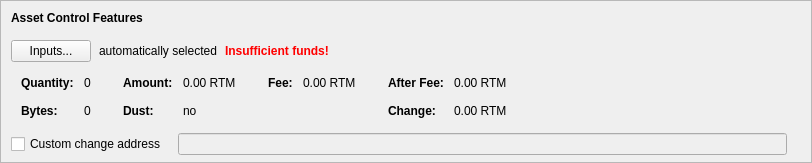
      <widget class="QFrame" name="frameAssetControl">
       <property name="sizePolicy">
        <sizepolicy hsizetype="Expanding" vsizetype="Fixed">
         <horstretch>0</horstretch>
         <verstretch>0</verstretch>
        </sizepolicy>
       </property>
       <property name="maximumSize">
        <size>
         <width>16777215</width>
         <height>16777215</height>
        </size>
       </property>
       <property name="frameShape">
        <enum>QFrame::StyledPanel</enum>
       </property>
       <property name="frameShadow">
        <enum>QFrame::Sunken</enum>
       </property>
       <layout class="QVBoxLayout" name="verticalLayoutAssetControl2">
        <property name="spacing">
         <number>0</number>
        </property>
        <property name="leftMargin">
         <number>0</number>
        </property>
        <property name="topMargin">
         <number>0</number>
        </property>
        <property name="rightMargin">
         <number>0</number>
        </property>
        <property name="bottomMargin">
         <number>6</number>
        </property>
        <item>
         <layout class="QVBoxLayout" name="verticalLayoutAssetControl" stretch="0,0,0,0,1">
          <property name="spacing">
           <number>0</number>
          </property>
          <property name="leftMargin">
           <number>10</number>
          </property>
          <property name="topMargin">
           <number>10</number>
          </property>
          <item>
           <layout class="QHBoxLayout" name="horizontalLayoutAssetControl1">
            <property name="bottomMargin">
             <number>15</number>
            </property>
            <item>
             <widget class="QLabel" name="labelAssetControlFeatures">
              <property name="sizePolicy">
               <sizepolicy hsizetype="Preferred" vsizetype="Maximum">
                <horstretch>0</horstretch>
                <verstretch>0</verstretch>
               </sizepolicy>
              </property>
              <property name="font">
               <font>
                <weight>75</weight>
                <bold>true</bold>
               </font>
              </property>
              <property name="styleSheet">
               <string notr="true">font-weight:bold;</string>
              </property>
              <property name="text">
               <string>Asset Control Features</string>
              </property>
             </widget>
            </item>
           </layout>
          </item>
          <item>
           <layout class="QHBoxLayout" name="horizontalLayoutAssetControl2" stretch="0,0,0,0">
            <property name="spacing">
             <number>8</number>
            </property>
            <property name="bottomMargin">
             <number>10</number>
            </property>
            <item>
             <widget class="QPushButton" name="pushButtonAssetControl">
              <property name="styleSheet">
               <string notr="true"/>
              </property>
              <property name="text">
               <string>Inputs...</string>
              </property>
              <property name="autoDefault">
               <bool>false</bool>
              </property>
             </widget>
            </item>
            <item>
             <widget class="QLabel" name="labelAssetControlAutomaticallySelected">
              <property name="text">
               <string>automatically selected</string>
              </property>
              <property name="margin">
               <number>5</number>
              </property>
             </widget>
            </item>
            <item>
             <widget class="QLabel" name="labelAssetControlInsuffFunds">
              <property name="font">
               <font>
                <weight>75</weight>
                <bold>true</bold>
               </font>
              </property>
              <property name="styleSheet">
               <string notr="true">color:red;font-weight:bold;</string>
              </property>
              <property name="text">
               <string>Insufficient funds!</string>
              </property>
              <property name="margin">
               <number>5</number>
              </property>
             </widget>
            </item>
            <item>
             <spacer name="horizontalSpacerAssetControl">
              <property name="orientation">
               <enum>Qt::Horizontal</enum>
              </property>
              <property name="sizeHint" stdset="0">
               <size>
                <width>40</width>
                <height>1</height>
               </size>
              </property>
             </spacer>
            </item>
           </layout>
          </item>
          <item>
           <widget class="QWidget" name="widgetAssetControl" native="true">
            <property name="sizePolicy">
             <sizepolicy hsizetype="Preferred" vsizetype="Preferred">
              <horstretch>0</horstretch>
              <verstretch>0</verstretch>
             </sizepolicy>
            </property>
            <property name="minimumSize">
             <size>
              <width>0</width>
              <height>0</height>
             </size>
            </property>
            <property name="styleSheet">
             <string notr="true"/>
            </property>
            <layout class="QHBoxLayout" name="horizontalLayoutAssetControl5">
             <property name="leftMargin">
              <number>0</number>
             </property>
             <property name="topMargin">
              <number>0</number>
             </property>
             <property name="rightMargin">
              <number>0</number>
             </property>
             <property name="bottomMargin">
              <number>0</number>
             </property>
             <item>
              <layout class="QHBoxLayout" name="horizontalLayoutAssetControl3" stretch="0,0,0,1">
               <property name="spacing">
                <number>20</number>
               </property>
               <property name="topMargin">
                <number>0</number>
               </property>
               <property name="bottomMargin">
                <number>10</number>
               </property>
               <item>
                <layout class="QFormLayout" name="formLayoutAssetControl1">
                 <property name="horizontalSpacing">
                  <number>10</number>
                 </property>
                 <property name="verticalSpacing">
                  <number>14</number>
                 </property>
                 <property name="leftMargin">
                  <number>10</number>
                 </property>
                 <property name="topMargin">
                  <number>4</number>
                 </property>
                 <property name="rightMargin">
                  <number>6</number>
                 </property>
                 <item row="0" column="0">
                  <widget class="QLabel" name="labelAssetControlQuantityText">
                   <property name="font">
                    <font>
                     <weight>75</weight>
                     <bold>true</bold>
                    </font>
                   </property>
                   <property name="text">
                    <string>Quantity:</string>
                   </property>
                   <property name="margin">
                    <number>0</number>
                   </property>
                  </widget>
                 </item>
                 <item row="0" column="1">
                  <widget class="QLabel" name="labelAssetControlQuantity">
                   <property name="cursor">
                    <cursorShape>IBeamCursor</cursorShape>
                   </property>
                   <property name="contextMenuPolicy">
                    <enum>Qt::ActionsContextMenu</enum>
                   </property>
                   <property name="text">
                    <string notr="true">0</string>
                   </property>
                   <property name="margin">
                    <number>0</number>
                   </property>
                   <property name="textInteractionFlags">
                    <set>Qt::LinksAccessibleByMouse|Qt::TextSelectableByKeyboard|Qt::TextSelectableByMouse</set>
                   </property>
                  </widget>
                 </item>
                 <item row="1" column="0">
                  <widget class="QLabel" name="labelAssetControlBytesText">
                   <property name="font">
                    <font>
                     <weight>75</weight>
                     <bold>true</bold>
                    </font>
                   </property>
                   <property name="text">
                    <string>Bytes:</string>
                   </property>
                  </widget>
                 </item>
                 <item row="1" column="1">
                  <widget class="QLabel" name="labelAssetControlBytes">
                   <property name="cursor">
                    <cursorShape>IBeamCursor</cursorShape>
                   </property>
                   <property name="contextMenuPolicy">
                    <enum>Qt::ActionsContextMenu</enum>
                   </property>
                   <property name="text">
                    <string notr="true">0</string>
                   </property>
                   <property name="textInteractionFlags">
                    <set>Qt::LinksAccessibleByMouse|Qt::TextSelectableByKeyboard|Qt::TextSelectableByMouse</set>
                   </property>
                  </widget>
                 </item>
                </layout>
               </item>
               <item>
                <layout class="QFormLayout" name="formLayoutAssetControl2">
                 <property name="horizontalSpacing">
                  <number>10</number>
                 </property>
                 <property name="verticalSpacing">
                  <number>14</number>
                 </property>
                 <property name="leftMargin">
                  <number>6</number>
                 </property>
                 <property name="topMargin">
                  <number>4</number>
                 </property>
                 <property name="rightMargin">
                  <number>6</number>
                 </property>
                 <item row="0" column="0">
                  <widget class="QLabel" name="labelAssetControlAmountText">
                   <property name="font">
                    <font>
                     <weight>75</weight>
                     <bold>true</bold>
                    </font>
                   </property>
                   <property name="text">
                    <string>Amount:</string>
                   </property>
                   <property name="margin">
                    <number>0</number>
                   </property>
                  </widget>
                 </item>
                 <item row="0" column="1">
                  <widget class="QLabel" name="labelAssetControlAmount">
                   <property name="cursor">
                    <cursorShape>IBeamCursor</cursorShape>
                   </property>
                   <property name="contextMenuPolicy">
                    <enum>Qt::ActionsContextMenu</enum>
                   </property>
                   <property name="text">
                    <string notr="true">0.00 RTM</string>
                   </property>
                   <property name="textInteractionFlags">
                    <set>Qt::LinksAccessibleByMouse|Qt::TextSelectableByKeyboard|Qt::TextSelectableByMouse</set>
                   </property>
                  </widget>
                 </item>
                 <item row="1" column="0">
                  <widget class="QLabel" name="labelAssetControlLowOutputText">
                   <property name="font">
                    <font>
                     <weight>75</weight>
                     <bold>true</bold>
                    </font>
                   </property>
                   <property name="text">
                    <string>Dust:</string>
                   </property>
                  </widget>
                 </item>
                 <item row="1" column="1">
                  <widget class="QLabel" name="labelAssetControlLowOutput">
                   <property name="cursor">
                    <cursorShape>IBeamCursor</cursorShape>
                   </property>
                   <property name="contextMenuPolicy">
                    <enum>Qt::ActionsContextMenu</enum>
                   </property>
                   <property name="text">
                    <string notr="true">no</string>
                   </property>
                   <property name="textInteractionFlags">
                    <set>Qt::LinksAccessibleByMouse|Qt::TextSelectableByKeyboard|Qt::TextSelectableByMouse</set>
                   </property>
                  </widget>
                 </item>
                </layout>
               </item>
               <item>
                <layout class="QFormLayout" name="formLayoutAssetControl3">
                 <property name="horizontalSpacing">
                  <number>10</number>
                 </property>
                 <property name="verticalSpacing">
                  <number>14</number>
                 </property>
                 <property name="leftMargin">
                  <number>6</number>
                 </property>
                 <property name="topMargin">
                  <number>4</number>
                 </property>
                 <property name="rightMargin">
                  <number>6</number>
                 </property>
                 <item row="0" column="0">
                  <widget class="QLabel" name="labelAssetControlFeeText">
                   <property name="font">
                    <font>
                     <weight>75</weight>
                     <bold>true</bold>
                    </font>
                   </property>
                   <property name="text">
                    <string>Fee:</string>
                   </property>
                   <property name="margin">
                    <number>0</number>
                   </property>
                  </widget>
                 </item>
                 <item row="0" column="1">
                  <widget class="QLabel" name="labelAssetControlFee">
                   <property name="cursor">
                    <cursorShape>IBeamCursor</cursorShape>
                   </property>
                   <property name="contextMenuPolicy">
                    <enum>Qt::ActionsContextMenu</enum>
                   </property>
                   <property name="text">
                    <string notr="true">0.00 RTM</string>
                   </property>
                   <property name="textInteractionFlags">
                    <set>Qt::LinksAccessibleByMouse|Qt::TextSelectableByKeyboard|Qt::TextSelectableByMouse</set>
                   </property>
                  </widget>
                 </item>
                </layout>
               </item>
               <item>
                <layout class="QFormLayout" name="formLayoutAssetControl4">
                 <property name="horizontalSpacing">
                  <number>10</number>
                 </property>
                 <property name="verticalSpacing">
                  <number>14</number>
                 </property>
                 <property name="leftMargin">
                  <number>6</number>
                 </property>
                 <property name="topMargin">
                  <number>4</number>
                 </property>
                 <property name="rightMargin">
                  <number>6</number>
                 </property>
                 <item row="0" column="0">
                  <widget class="QLabel" name="labelAssetControlAfterFeeText">
                   <property name="font">
                    <font>
                     <weight>75</weight>
                     <bold>true</bold>
                    </font>
                   </property>
                   <property name="text">
                    <string>After Fee:</string>
                   </property>
                   <property name="margin">
                    <number>0</number>
                   </property>
                  </widget>
                 </item>
                 <item row="0" column="1">
                  <widget class="QLabel" name="labelAssetControlAfterFee">
                   <property name="cursor">
                    <cursorShape>IBeamCursor</cursorShape>
                   </property>
                   <property name="contextMenuPolicy">
                    <enum>Qt::ActionsContextMenu</enum>
                   </property>
                   <property name="text">
                    <string notr="true">0.00 RTM</string>
                   </property>
                   <property name="textInteractionFlags">
                    <set>Qt::LinksAccessibleByMouse|Qt::TextSelectableByKeyboard|Qt::TextSelectableByMouse</set>
                   </property>
                  </widget>
                 </item>
                 <item row="1" column="0">
                  <widget class="QLabel" name="labelAssetControlChangeText">
                   <property name="font">
                    <font>
                     <weight>75</weight>
                     <bold>true</bold>
                    </font>
                   </property>
                   <property name="text">
                    <string>Change:</string>
                   </property>
                  </widget>
                 </item>
                 <item row="1" column="1">
                  <widget class="QLabel" name="labelAssetControlChange">
                   <property name="cursor">
                    <cursorShape>IBeamCursor</cursorShape>
                   </property>
                   <property name="contextMenuPolicy">
                    <enum>Qt::ActionsContextMenu</enum>
                   </property>
                   <property name="text">
                    <string notr="true">0.00 RTM</string>
                   </property>
                   <property name="textInteractionFlags">
                    <set>Qt::LinksAccessibleByMouse|Qt::TextSelectableByKeyboard|Qt::TextSelectableByMouse</set>
                   </property>
                  </widget>
                 </item>
                </layout>
               </item>
              </layout>
             </item>
            </layout>
           </widget>
          </item>
          <item>
           <layout class="QHBoxLayout" name="horizontalLayoutAssetControl4" stretch="0,0,0">
            <property name="spacing">
             <number>12</number>
            </property>
            <property name="sizeConstraint">
             <enum>QLayout::SetDefaultConstraint</enum>
            </property>
            <property name="topMargin">
             <number>5</number>
            </property>
            <property name="rightMargin">
             <number>5</number>
            </property>
            <item>
             <widget class="QCheckBox" name="checkBoxAssetControlChange">
              <property name="toolTip">
               <string>If this is activated, but the change address is empty or invalid, change will be sent to a newly generated address.</string>
              </property>
              <property name="text">
               <string>Custom change address</string>
              </property>
             </widget>
            </item>
            <item>
             <widget class="QValidatedLineEdit" name="lineEditAssetControlChange">
              <property name="enabled">
               <bool>false</bool>
              </property>
              <property name="sizePolicy">
               <sizepolicy hsizetype="Expanding" vsizetype="Fixed">
                <horstretch>0</horstretch>
                <verstretch>0</verstretch>
               </sizepolicy>
              </property>
             </widget>
            </item>
            <item>
             <widget class="QLabel" name="labelAssetControlChangeLabel">
              <property name="sizePolicy">
               <sizepolicy hsizetype="Preferred" vsizetype="Expanding">
                <horstretch>0</horstretch>
                <verstretch>0</verstretch>
               </sizepolicy>
              </property>
              <property name="minimumSize">
               <size>
                <width>0</width>
                <height>0</height>
               </size>
              </property>
              <property name="text">
               <string/>
              </property>
              <property name="margin">
               <number>3</number>
              </property>
             </widget>
            </item>
           </layout>
          </item>
          <item>
           <spacer name="verticalSpacerAssetControl">
            <property name="orientation">
             <enum>Qt::Vertical</enum>
            </property>
            <property name="sizeHint" stdset="0">
             <size>
              <width>800</width>
              <height>1</height>
             </size>
            </property>
           </spacer>
          </item>
         </layout>
        </item>
       </layout>
      </widget>
